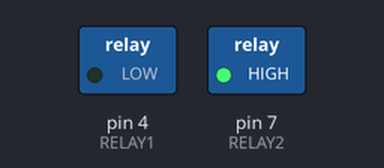
A sketch run on a simulated Arduino Uno, built with avr-gcc and run on an emulated ATmega328P. On the bench: switched loads named in the sketch (green lamp = pin HIGH). Dashed ring = blinking.

Above: at 0.03 s.
Timing chart, 0 to 3.0 s (numbered marks = the images above):
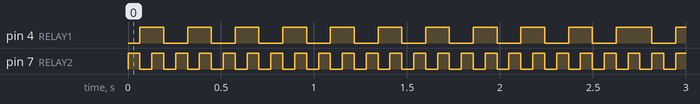

The sketch:

load-and-bandwidth.ino
```cpp
#define RELAY1  4
#define RELAY2  7
#define RELAY3  8
#define RELAY4  12
#define LEFT    false
#define RIGHT   true
#define DELAY   64
#define CYCLES  10

void setup() {

  // initialize the digital pins as an output.
  pinMode(RELAY1, OUTPUT);
  pinMode(RELAY2, OUTPUT);
//  pinMode(RELAY3, OUTPUT);
//  pinMode(RELAY4, OUTPUT);

}

void loop() {

  bool last_direction = RIGHT;

  for (int i=0; i <= CYCLES; i++){
    last_direction = move_left(last_direction);
  }

  for (int i=0; i <= CYCLES; i++){
    last_direction = move_right(last_direction);
  }

}

bool move_right(bool last_direction) {

  digitalWrite(RELAY1, HIGH);   // Valve B/D
  if (last_direction == RIGHT) {
    digitalWrite(RELAY2, HIGH);   // Valve D
    delay(DELAY);
  }
  digitalWrite(RELAY2, LOW);    // Valve B
  delay(DELAY);

  digitalWrite(RELAY1, LOW);    // Valve A/C
  digitalWrite(RELAY2, HIGH);   // Valve C
  delay(DELAY);
  digitalWrite(RELAY2, LOW);    // Valve A
  delay(DELAY);

  return RIGHT;

}

bool move_left(bool last_direction) {

  digitalWrite(RELAY1, LOW);    // Valve A/C
  if (last_direction == LEFT) {
    digitalWrite(RELAY2, LOW);   // Valve A
    delay(DELAY);
  }
  digitalWrite(RELAY2, HIGH);    // Valve C
  delay(DELAY);

  digitalWrite(RELAY1, HIGH);   // Valve B/D
  digitalWrite(RELAY2, LOW);   // Valve B
  delay(DELAY);
  digitalWrite(RELAY2, HIGH);    // Valve D
  delay(DELAY);

  return LEFT;

}
```

Measured:
- by itself, pin 4 (RELAY1): alternates HIGH for 0.13 s and LOW for 0.13 s
- by itself, pin 7 (RELAY2): alternates HIGH for 0.06 s and LOW for 0.06 s
